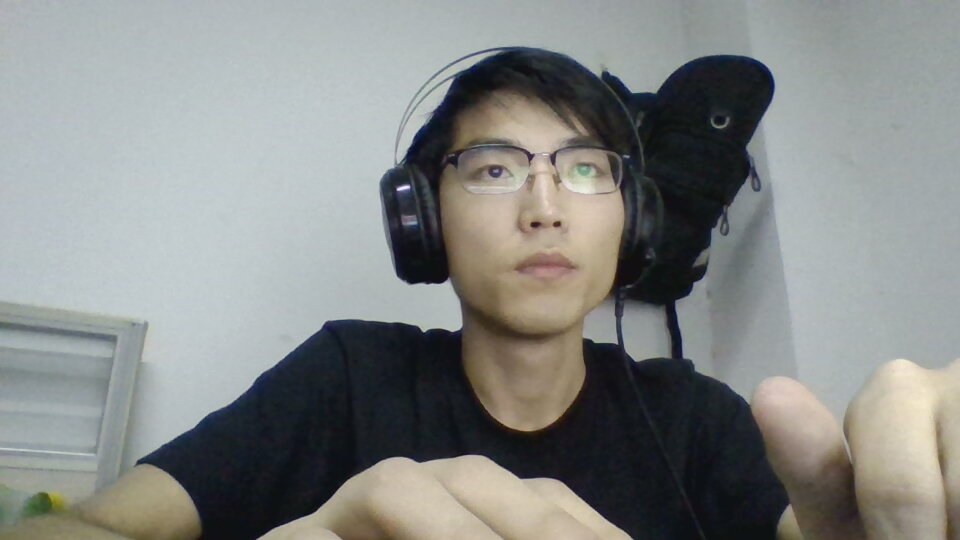
//> input picture opencv/2020-07-09-195210.jpg, 960 x 540 px
$ ./GFTTDetector ../2020-07-09-195210.jpg   (built with g++ and OpenCV 4)
//> lines starting //> are read from the running program, lines starting //| are printed output that depends on the picture; after the words box and inside, x2 and y2 are one past the last pixel; in counts of white or black regions, pixels touching at a corner belong together
#include <iostream>
#include <opencv2/opencv.hpp>


using namespace std;

using namespace cv;

int main(int argc, char** argv){

	cv::Mat img1 = cv::imread(argv[1], 1);
//> img1 is the input picture: 540 rows x 960 cols, CV_8UC3; mean B, G, R 133.7, 135.6, 132.9

	cv::Ptr<cv::GFTTDetector> gftt = cv::GFTTDetector::create(200, 0.01, 20);

	std::vector<cv::KeyPoint> keypoints;

	gftt->detect(img1, keypoints);
//> keypoints = 113 keypoints; strongest (x, y, size): (397, 189, 3), (617, 343, 3), (533, 155, 3), (629, 156, 3)

	for (const auto &kp : keypoints){
		cv::rectangle(img1, kp.pt - cv::Point2f(10, 10), kp.pt + cv::Point2f(10, 10), 128, 2);
	}
//> this loop made 113 passes
//> kp on passes 1 to 12: keypoint at (397, 189), size 3, keypoint at (617, 343), size 3, keypoint at (533, 155), size 3, keypoint at (629, 156), size 3, keypoint at (554, 165), size 3, keypoint at (423, 331), size 3, keypoint at (452, 79), size 3, keypoint at (497, 170), size 3, keypoint at (398, 162), size 3, keypoint at (415, 222), size 3, keypoint at (449, 279), size 3, keypoint at (583, 339), size 3
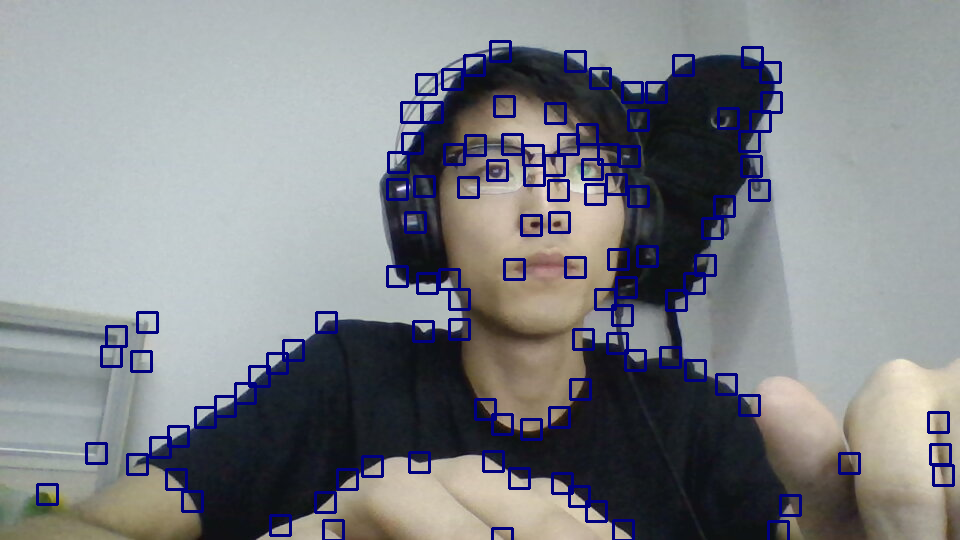
//> img1: 540 rows x 960 cols, CV_8UC3; 4.92% of pixels changed, all inside (x1, y1, x2, y2) = (36, 40, 955, 540)

	cv::imshow("aaa", img1);

	cv::waitKey(0);

	return 0;
}

$ run again, on opencv/000001.png
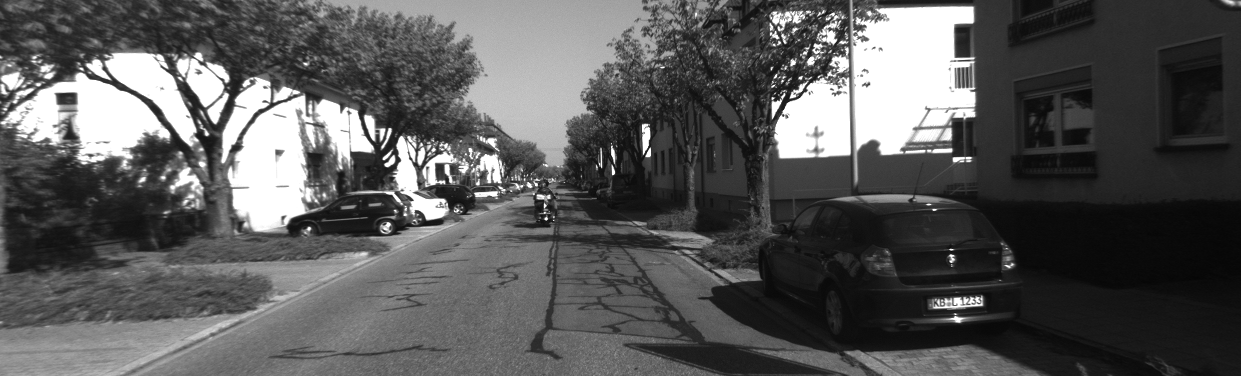
//> input picture opencv/000001.png, 1241 x 376 px
//> img1 is the input picture: 376 rows x 1241 cols, CV_8UC3; min 5, max 255, mean 88.4
//> keypoints = 200 keypoints; strongest (x, y, size): (546, 219, 3), (612, 174, 3), (383, 159, 3), (646, 156, 3)
//> the loop `for (const auto &kp : keypoints)` made 200 passes
//> after the loop `for (const auto &kp : keypoints)`:
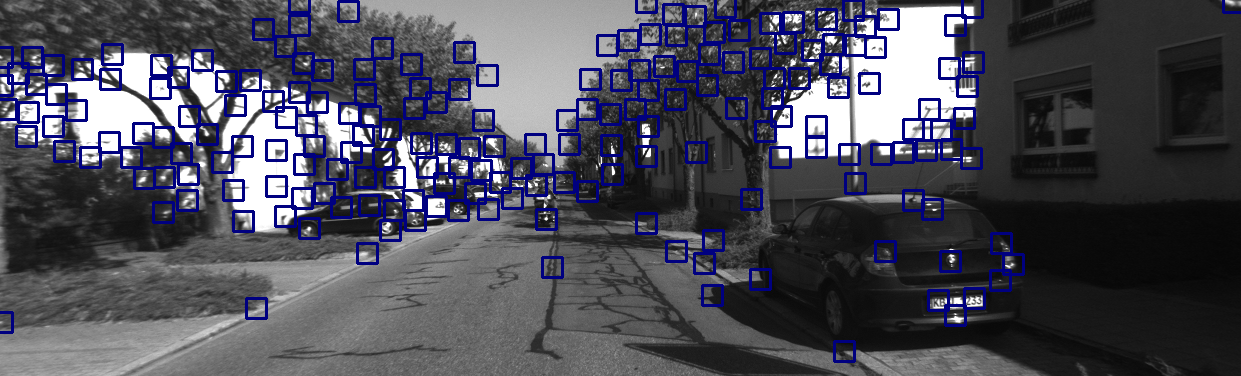
//> img1: 376 rows x 1241 cols, CV_8UC3; 9.34% of pixels changed, all inside (x1, y1, x2, y2) = (0, 0, 1241, 363)

$ run again, on opencv/000003.png
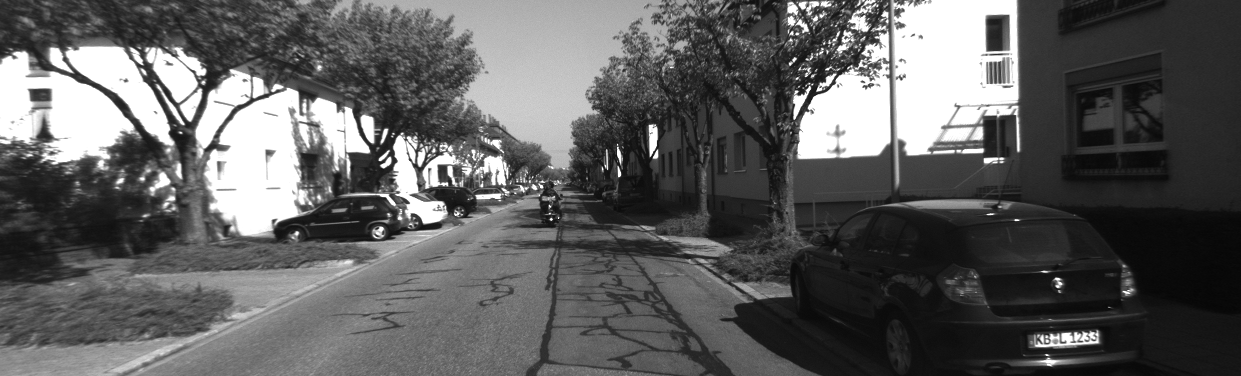
//> input picture opencv/000003.png, 1241 x 376 px
//> img1 is the input picture: 376 rows x 1241 cols, CV_8UC3; min 6, max 255, mean 94.1
//> keypoints = 200 keypoints; strongest (x, y, size): (551, 219, 3), (618, 176, 3), (795, 58, 3), (882, 15, 3)
//> the loop `for (const auto &kp : keypoints)` made 200 passes
//> after the loop `for (const auto &kp : keypoints)`:
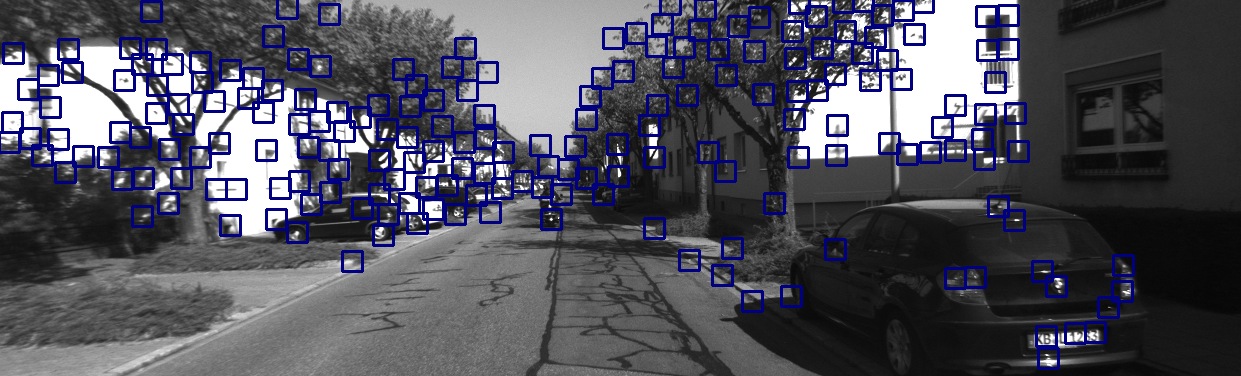
//> img1: 376 rows x 1241 cols, CV_8UC3; 9.31% of pixels changed, all inside (x1, y1, x2, y2) = (0, 0, 1135, 370)
